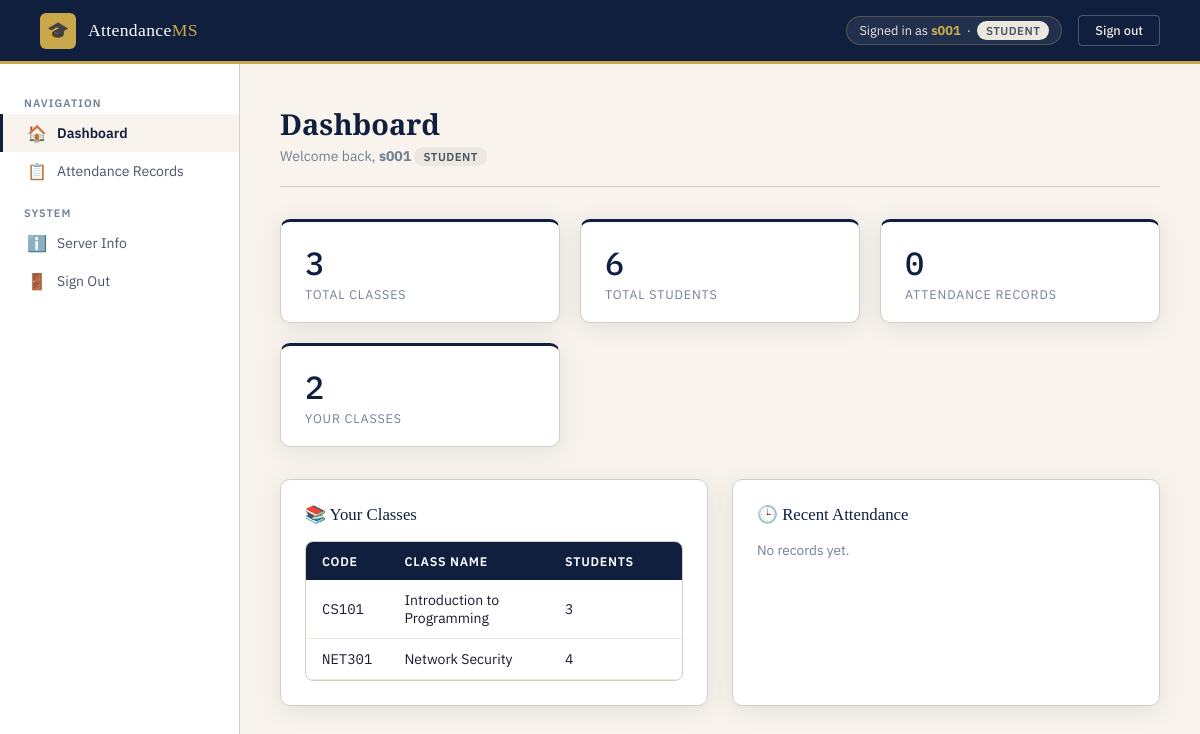
Page /dashboard.php (signed in) on the committed database.
### tables this page shows
CREATE TABLE classes (
    id INT AUTO_INCREMENT PRIMARY KEY,
    class_code VARCHAR(20) NOT NULL UNIQUE,
    class_name VARCHAR(100) NOT NULL,
    lecturer_id INT,
    FOREIGN KEY (lecturer_id) REFERENCES users(id)
);

### src/db.php (called while the page is built, shortened)
<?php
function decryptData($data) {
    $key = ENCRYPTION_KEY;
    $decoded = base64_decode($data);
    $decrypted = '';
    for ($i = 0; $i < strlen($decoded); $i++) {
        $decrypted .= $decoded[$i] ^ $key[$i % strlen($key)];
    }
    return $decrypted;
}
?>

### src/auth.php (called while the page is built, shortened)
<?php
require_once 'db.php';
function getAuthUser() {
    $decrypted = decryptData($_COOKIE['auth_token']);
    $parts = explode('|', $decrypted);
    return [
        'id'       => (int)$parts[0],
        'role'     => $parts[1],
        'username' => $parts[2]
    ];
}
function requireLogin() {
    $user = getAuthUser();
    return $user;
}
?>

### src/dashboard.php (the view, shortened to what this page needs)
<?php
require_once 'auth.php';
$user = requireLogin();
$db = getDB();
$totalClasses = $db->query("SELECT COUNT(*) as c FROM classes")->fetch_assoc()['c'];
$totalStudents = $db->query("SELECT COUNT(*) as c FROM users WHERE role='student'")->fetch_assoc()['c'];
$totalAttendance = $db->query("SELECT COUNT(*) as c FROM attendance")->fetch_assoc()['c'];
if ($user['role'] === 'lecturer') {
    $uid = (int)$user['id'];
    $classRes = $db->query("SELECT c.*, u.full_name as lecturer_name,
        (SELECT COUNT(*) FROM class_students cs WHERE cs.class_id = c.id) as student_count
        FROM classes c JOIN users u ON c.lecturer_id = u.id
        WHERE c.lecturer_id = $uid");
} else {
    $uid = (int)$user['id'];
    $classRes = $db->query("SELECT c.*, u.full_name as lecturer_name,
        (SELECT COUNT(*) FROM class_students cs WHERE cs.class_id = c.id) as student_count
        FROM classes c
        JOIN users u ON c.lecturer_id = u.id
        JOIN class_students cs2 ON cs2.class_id = c.id
        WHERE cs2.student_id = $uid");
}
$classes = [];
while ($row = $classRes->fetch_assoc()) $classes[] = $row;
$recent = [];
?>
<!DOCTYPE html>
<html lang="en">
<head>
    <link rel="stylesheet" href="/css/style.css">
</head>
<body>
<?php include 'partials/header.php'; ?>
<div class="main-layout">
    <?php include 'partials/sidebar.php'; ?>
    <main class="page-content">
        <div class="page-header">
            <h1>Dashboard</h1>
            <p>Welcome back, <strong><?= htmlspecialchars($user['username']) ?></strong>
               <span class="badge badge-<?= $user['role'] ?>"><?= $user['role'] ?></span>
            </p>
        </div>
        <div class="cards-grid">
            <div class="stat-card">
                <div class="stat-num"><?= $totalClasses ?></div>
                <div class="stat-label">Total Classes</div>
            </div>
            <div class="stat-card">
                <div class="stat-num"><?= $totalStudents ?></div>
                <div class="stat-label">Total Students</div>
            </div>
            <div class="stat-card">
                <div class="stat-num"><?= $totalAttendance ?></div>
                <div class="stat-label">Attendance Records</div>
            </div>
            <div class="stat-card">
                <div class="stat-num"><?= count($classes) ?></div>
                <div class="stat-label">Your Classes</div>
            </div>
        </div>
        <div style="display:grid; grid-template-columns: 1fr 1fr; gap: 1.5rem;">
            <div class="card">
                <div class="card-title">📚 Your Classes</div>
                <?php if (empty($classes)): ?>
                    <p class="text-muted">No classes found.</p>
                <?php else: ?>
                <div class="table-wrap">
                <table>
                    <thead><tr><th>Code</th><th>Class Name</th><th>Students</th><th></th></tr></thead>
                    <tbody>
                    <?php foreach ($classes as $cls): ?>
                    <tr>
                        <td class="mono"><?= htmlspecialchars($cls['class_code']) ?></td>
                        <td><?= htmlspecialchars($cls['class_name']) ?></td>
                        <td><?= $cls['student_count'] ?></td>
                        <td>
                        </td>
                    </tr>
                    <?php endforeach; ?>
                    </tbody>
                </table>
                </div>
                <?php endif; ?>
            </div>
            <div class="card">
                <div class="card-title">🕒 Recent Attendance</div>
                <?php if (empty($recent)): ?>
                    <p class="text-muted">No records yet.</p>
                <?php endif; ?>
            </div>
        </div>
    </main>
</div>
</body>
</html>

### src/css/style.css (style rules this page uses)
:root { --navy: #0f1f3d; --navy-mid: #1a3260; --navy-light: #2a4a8a; --gold: #c9a84c; --gold-light: #e8c97a; --cream: #f8f4ed; --cream-dark: #ede8df; --white: #ffffff; --red: #c0392b; --green: #1a6b3c; --text-dark: #1a1a2e; --text-mid: #4a5568; --text-light: #718096; --border: #d4cfc6; --shadow: 0 4px 24px rgba(15,31,61,0.10); --shadow-lg: 0 8px 40px rgba(15,31,61,0.18); }
* { box-sizing: border-box; margin: 0; padding: 0; }
body { font-family: 'IBM Plex Sans', sans-serif; background: var(--cream); color: var(--text-dark); min-height: 100vh; }
.main-layout { display: flex; min-height: calc(100vh - 64px); }
.page-content { flex: 1; padding: 2.5rem; overflow-y: auto; }
.page-header { margin-bottom: 2rem; padding-bottom: 1.25rem; border-bottom: 1px solid var(--border); }
.page-header h1 { font-family: 'Playfair Display', serif; font-size: 1.8rem; color: var(--navy); margin-bottom: 0.25rem; }
.page-header p { font-size: 0.875rem; color: var(--text-light); }
.card { background: var(--white); border: 1px solid var(--border); border-radius: 10px; padding: 1.5rem; box-shadow: var(--shadow); }
.card-title { font-family: 'Playfair Display', serif; font-size: 1.05rem; color: var(--navy); margin-bottom: 1rem; display: flex; align-items: center; gap: 8px; }
.cards-grid { display: grid; grid-template-columns: repeat(auto-fill, minmax(220px, 1fr)); gap: 1.25rem; margin-bottom: 2rem; }
.stat-card { background: var(--white); border: 1px solid var(--border); border-radius: 10px; padding: 1.25rem 1.5rem; box-shadow: var(--shadow); border-top: 3px solid var(--navy); }
.stat-card .stat-num { font-family: 'IBM Plex Mono', monospace; font-size: 2rem; font-weight: 500; color: var(--navy); }
.stat-card .stat-label { font-size: 0.78rem; text-transform: uppercase; letter-spacing: 0.07em; color: var(--text-light); margin-top: 2px; }
.table-wrap { overflow-x: auto; border-radius: 8px; border: 1px solid var(--border); }
table { width: 100%; border-collapse: collapse; font-size: 0.875rem; }
thead { background: var(--navy); color: var(--white); }
thead th { padding: 11px 16px; text-align: left; font-weight: 600; font-size: 0.78rem; text-transform: uppercase; letter-spacing: 0.06em; white-space: nowrap; }
tbody tr { border-bottom: 1px solid var(--cream-dark); transition: background 0.12s; }
tbody td { padding: 11px 16px; color: var(--text-dark); vertical-align: middle; }
.badge { display: inline-block; padding: 2px 9px; border-radius: 12px; font-size: 0.72rem; font-weight: 600; text-transform: uppercase; letter-spacing: 0.04em; }
.badge-student { background: var(--cream-dark); color: var(--text-mid); }
.mono { font-family: 'IBM Plex Mono', monospace; }
.text-muted { color: var(--text-light); font-size: 0.85rem; }

### rows in the picture
classes: class_code "CS101", class_name "Introduction to Programming", student_count "3"
classes: class_code "NET301", class_name "Network Security", student_count "4"

### other values in the picture
$user['username'] "s001"
$user['role'] "STUDENT"
$totalClasses "3"
$totalStudents "6"
$totalAttendance "0"
count($classes) "2"
